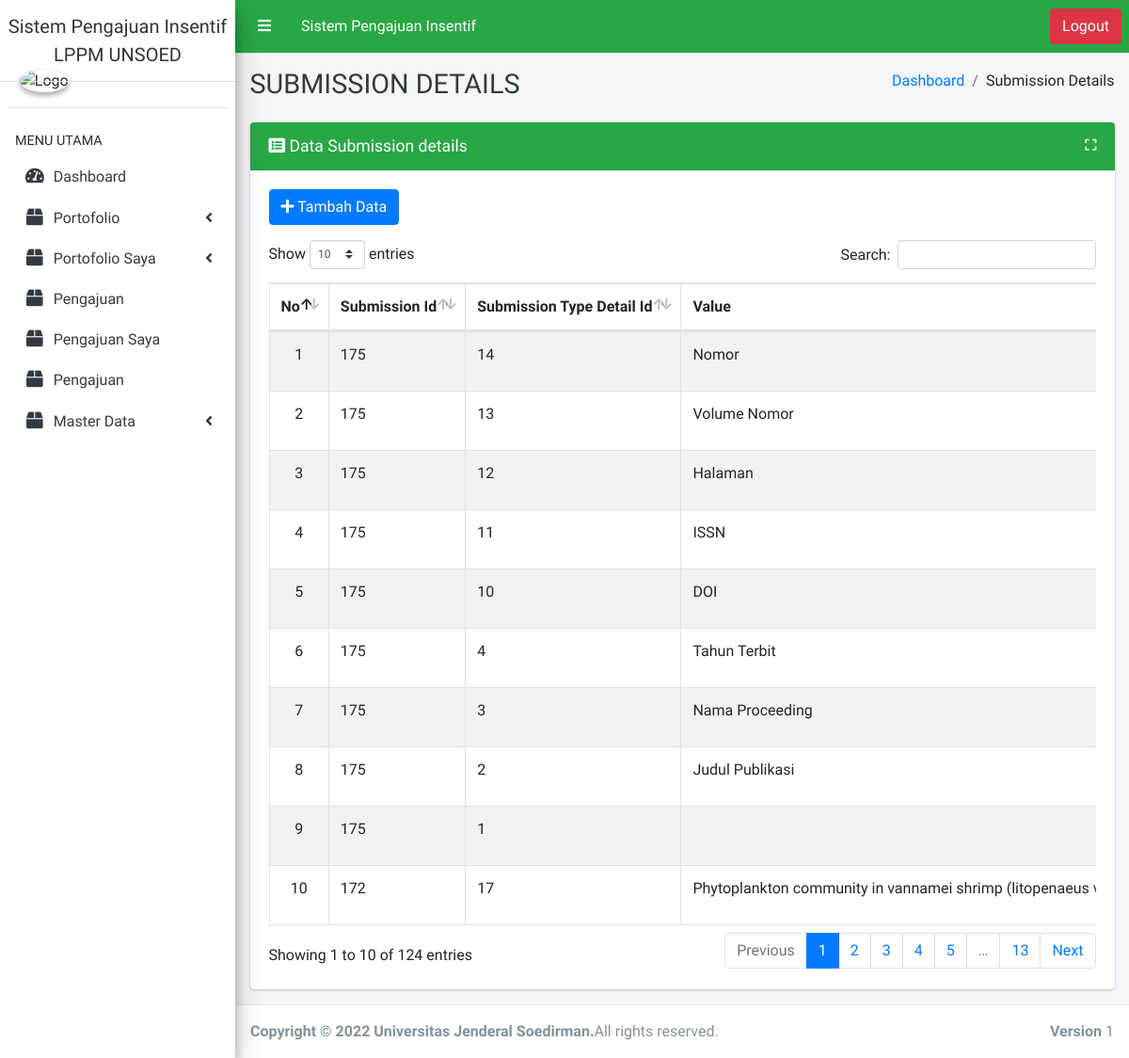
Page /index.php/submission_details on the committed database.
### tables this page shows
CREATE TABLE `submission_details` (
  `id` int NOT NULL,
  `submission_id` int NOT NULL,
  `submission_type_detail_id` int NOT NULL,
  `value` varchar(2048) NOT NULL
);

### application/libraries/Template.php (called while the page is built)
<?php if ( ! defined('BASEPATH')) exit('No direct script access allowed');
class Template {
		var $template_data = array();
		function set($name, $value)
		{
			$this->template_data[$name] = $value;
		}
		function load($template = '', $view = '' , $view_data = array(), $return = FALSE)
		{
			$this->CI =& get_instance();
			$this->set('contents', $this->CI->load->view($view, $view_data, TRUE));
			return $this->CI->load->view($template, $this->template_data, $return);
		}
}

### application/controllers/Submission_details.php (called while the page is built, shortened)
<?php
class Submission_details extends CI_Controller
{
    public function index()
    {
        $data = array(
            'submission_details_data' => $this->Submission_details_model->get_all(),
        );
        $this->template->load('layout/master','submission_details/submission_details_list', $data);
    }
}

### index.php (called while the page is built, shortened)
<?php
require_once BASEPATH.'core/CodeIgniter.php';

### application/models/Submission_details_model.php (called while the page is built, shortened)
<?php
class Submission_details_model extends CI_Model
{
    public $table = 'submission_details';
    public $id = 'id';
    public $order = 'DESC';
    function get_all()
    {
        $this->db->order_by($this->id, $this->order);
        return $this->db->get($this->table)->result();
    }
}

### application/views/submission_details/submission_details_list.php (the view, shortened to what this page needs)
<div class="row">
    <div class="col-md-12">
        <div class="card card-success">
            <div class="card-header">
                <div class="card-title">
                    <i class="fa fa-list-alt"></i> Data Submission details
                </div>
                <div class="card-tools">
                    <button type="button" class="btn btn-tool" data-card-widget="maximize"><i class="fas fa-expand"></i></button>
                </div>
            </div>
            <div class="card-body">
                <a href="<?= site_url('submission_details/create') ?>" class="btn btn-primary"><i class="fa fa-plus"></i> Tambah Data</a>
                <div class="table-responsive mt-3">
                    <table class="table table-bordered table-striped table-hover text-nowrap" width="100%" id="mytable">
                        <thead>
                            <tr>
                                <th class="text-center" width="5%">No</th>
								<th>Submission Id</th>
								<th>Submission Type Detail Id</th>
								<th>Value</th>
                            </tr>
                        </thead>
                        <tbody>
						<?php
                            $no = 1;
                            foreach ($submission_details_data as $value) { ?>
                            <tr>
								<td class="text-center"><?= $no++; ?></td>
								<td><?= $value->submission_id ?></td>
								<td><?= $value->submission_type_detail_id ?></td>
								<td><?= $value->value ?></td>
                            </tr>
						<?php } ?>
                        </tbody>
                    </table>
                </div>
            </div>
        </div>
    </div>
</div>

### application/views/layout/master.php (shortened to what this page needs)
<!DOCTYPE html>
<html>
<head>
    <title><?= nama_aplikasi() ?></title>
    <link rel="stylesheet" href="<?= base_url() ?>assets/plugins/fontawesome-free/css/all.min.css">
    <link rel="stylesheet" href="<?= base_url() ?>assets/plugins/ionicons/ionicons.min.css">
    <link rel="stylesheet" href="<?= base_url() ?>assets/plugins/tempusdominus-bootstrap-4/css/tempusdominus-bootstrap-4.min.css">
    <link rel="stylesheet" href="<?= base_url() ?>assets/plugins/icheck-bootstrap/icheck-bootstrap.min.css">
    <link rel="stylesheet" href="<?= base_url() ?>assets/css/adminlte.min.css">
    <link rel="stylesheet" href="<?= base_url() ?>assets/plugins/overlayScrollbars/css/OverlayScrollbars.min.css">
    <link rel="stylesheet" href="<?= base_url() ?>assets/plugins/daterangepicker/daterangepicker.css">
    <link rel="stylesheet" href="<?= base_url() ?>assets/plugins/bootstrap-datepicker/dist/css/bootstrap-datepicker.min.css">
    <link rel="stylesheet" href="<?= base_url() ?>assets/plugins/summernote/summernote-bs4.css">
    <link rel="stylesheet" href="<?= base_url() ?>assets/plugins/ekko-lightbox/ekko-lightbox.css">
    <link rel="stylesheet" href="<?= base_url() ?>assets/plugins/datatables-bs4/css/dataTables.bootstrap4.css">
    <link rel="stylesheet" type="text/css" href="https://cdn.datatables.net/responsive/2.2.3/css/responsive.bootstrap.min.css">
    <link rel="stylesheet" href="<?= base_url() ?>assets/plugins/select2/css/select2.min.css">
    <link rel="stylesheet" href="<?= base_url() ?>assets/plugins/select2-bootstrap4-theme/select2-bootstrap4.min.css">
    <link rel="stylesheet" href="<?= base_url() ?>assets/plugins/fileUpload/css/fileinput.css">
    <link rel="stylesheet" href="<?= base_url() ?>assets/plugins/sweetalert2-theme-bootstrap-4/bootstrap-4.min.css">
    <link rel="stylesheet" href="<?= base_url() ?>assets/plugins/toastr/toastr.min.css">
    <link rel="stylesheet" href="<?= base_url() ?>assets/plugins/pace-progress/themes/red/pace-theme-flat-top.css">
    <link href='<?= base_url() ?>assets/fullcalendar/main.css' rel='stylesheet' />
    </body>
    <link rel="stylesheet" href="<?= base_url() ?>assets/calendar/fullcalendar.min.css">
</head>
<body class="hold-transition sidebar-mini layout-fixed layout-navbar-fixed">
    <div class="wrapper">
        <?php $this->load->view('layout/header'); ?>
        <?php $this->load->view('layout/sidebar'); ?>
        <div class="content-wrapper">
            <?php $this->load->view('layout/breadcrumb'); ?>
            <section class="content">
                <div class="container-fluid">
                    <?php echo $contents; ?>
                </div>
            </section>
        </div>
        <?php $this->load->view('layout/footer'); ?>
    </div>
</html>

### application/views/layout/header.php (shortened to what this page needs)
<nav class="main-header navbar navbar-expand navbar-green navbar-light">
	<ul class="navbar-nav">
		<li class="nav-item">
			<a style="color:white;" class="nav-link" data-widget="pushmenu" href="#"><i class="fas fa-bars"></i></a>
		</li>
		<li class="nav-item">
			<a style="color:white;" class="nav-link" data-widget="pushmenu" href="#"><?=header_judul()?></a>
		</li>
	</ul>
	<ul class="navbar-nav ml-auto">
		<button type="button" class="btn btn-danger" data-toggle="modal" data-target="#modal-default">
			Logout
		</button>
	</ul>
</nav>

### application/views/layout/sidebar.php (shortened to what this page needs)
<aside class="main-sidebar sidebar-light-green elevation-4">
    <a href="<?= site_url('dashboard') ?>" class="brand-link">
        <center><span class="brand-text font-weight-dark"><?= nama_aplikasi() ?></span></center>
    </a>
    <div class="sidebar">
        <div class="user-panel mt-3 pb-3 mb-3 d-flex">
            <div class="image">
                <img src="<?= icon() ?>" class="img-circle elevation-2" alt="Logo">
            </div>
            <div class="info">
            </div>
        </div>
        <nav class="mt-2">
            <ul class="nav nav-pills nav-sidebar flex-column" data-widget="treeview" role="menu" data-accordion="false">
                <li class="nav-header">MENU UTAMA</li>
                <li class="nav-item">
                    <a href="<?= site_url('dashboard') ?>" class="nav-link <?= $this->uri->segment(1) == 'dashboard' || empty($this->uri->segment(1)) ? 'active' : '' ?>">
                        <i class="nav-icon fas fa-tachometer-alt"></i>
                        <p>Dashboard</p>
                    </a>
                </li>
                <li class="nav-item">
                    <a href="<?= site_url('portofolio') ?>" class="nav-link">
                        <i class="nav-icon fas fa-box"></i>
                        <p>Portofolio
                            <i class="right fas fa-angle-left"></i>
                        </p>
                    </a>
                </li>
                <li class="nav-item">
                    <a href="<?= site_url('portofolio') ?>" class="nav-link">
                        <i class="nav-icon fas fa-box"></i>
                        <p>Portofolio Saya
                            <i class="right fas fa-angle-left"></i>
                        </p>
                    </a>
                </li>
                <li class="nav-item">
                    <a href="<?= site_url('submissions') ?>" class="nav-link <?= $this->uri->segment(1) == 'submissions' ? 'active' : '' ?>">
                        <i class="nav-icon fas fa-box"></i>
                        <p>Pengajuan</p>
                    </a>
                </li>
                <li class="nav-item">
                    <a href="<?= site_url('submissions') ?>" class="nav-link <?= $this->uri->segment(1) == 'submissions' ? 'active' : '' ?>">
                        <i class="nav-icon fas fa-box"></i>
                        <p>Pengajuan Saya</p>
                    </a>
                </li>
                <li class="nav-item">
                    <a href="<?= site_url('submission') ?>" class="nav-link <?= $this->uri->segment(1) == 'submission' ? 'active' : '' ?>">
                        <i class="nav-icon fas fa-box"></i>
                        <p>Pengajuan</p>
                    </a>
                </li>
                <li class="nav-item">
                    <a href="#" class="nav-link">
                        <i class="nav-icon fas fa-box"></i>
                        <p>Master Data
                            <i class="right fas fa-angle-left"></i>
                        </p>
                    </a>
                </li>
            </ul>
        </nav>
    </div>
</aside>

### application/helpers/identity_helper.php (shortened to what this page needs)
<?php defined('BASEPATH') or exit('no direct access');
function nama_aplikasi()
{
	$data = "Sistem Pengajuan Insentif <br> LPPM UNSOED";
	return $data;
}
function header_judul()
{
	$data = "Sistem Pengajuan Insentif";
	return $data;
}
function icon()
{
	$data = base_url('assets/images/banyumas.png');
	return $data;
}

### application/views/layout/breadcrumb.php
<div class="content-header">
    <div class="container-fluid">
        <div class="row mb-2">
            <div class="col-sm-6">
            <h1 class="m-0 text-dark"><?= isset($judul_header) ? $judul_header : strtoupper(str_replace('_', ' ', $this->uri->segment(1))); ?></h1>
            </div>
            <div class="col-sm-6">
                <ol class="breadcrumb float-sm-right">
                    <li class="breadcrumb-item"><a href="<?= site_url('dashboard') ?>">Dashboard</a></li>
                    <?php
					if ($this->uri->segment(1) != 'dashboard') {
						echo generateBreadcrumb();
					}
					?>
                </ol>
            </div>
        </div>
    </div>
</div>

### application/helpers/breadcrumb_helper.php
<?php defined('BASEPATH') OR exit('no direct access');
if (!function_exists('generatedBreadcrumb')) {
    function generateBreadcrumb() {
        $ci = &get_instance();
        $i = 1;
        $uri = $ci->uri->segment($i);
        $link = '';
        while ($uri != '') {
            $prep_link = '';
            for ($j = 1; $j <= $i; $j++) {
                $prep_link .= $ci->uri->segment($j);
            }
            if ($ci->uri->segment($i + 1) == '') {
                $link .= '<li class="breadcrumb-item">';
                $link .=  ucwords(str_replace('_', ' ', $ci->uri->segment($i))) . '</li>';
            } else {
                $link .= '<li class="breadcrumb-item">';
                $link .= ucwords(str_replace('_', ' ', $ci->uri->segment($i))) . '</li>';
            }
            $i++;
            $uri = $ci->uri->segment($i);
        }
        $link .= '';
        return $link;
    }
}

### application/views/layout/footer.php
<footer class="main-footer">
    <strong>Copyright &copy; 2022 <a>Universitas Jenderal Soedirman</a>.</strong>All rights reserved.
    <div class="float-right d-none d-sm-inline-block">
        <b>Version</b> 1
    </div>
</footer>

### assets/fullcalendar/main.css (style rules this page uses)
:root { --fc-daygrid-event-dot-width: 8px; }
:root { --fc-list-event-dot-width: 10px; --fc-list-event-hover-bg-color: #f5f5f5; }

### rows in the picture
submission_details: submission "175", submission_type_detail "14", value "Nomor"
submission_details: submission "175", submission_type_detail "13", value "Volume Nomor"
submission_details: submission "175", submission_type_detail "12", value "Halaman"
submission_details: submission "175", submission_type_detail "11", value "ISSN"
submission_details: submission "175", submission_type_detail "10", value "DOI"
submission_details: submission "175", submission_type_detail "4", value "Tahun Terbit"
submission_details: submission "175", submission_type_detail "3", value "Nama Proceeding"
submission_details: submission "175", submission_type_detail "2", value "Judul Publikasi"
submission_details: submission "175", submission_type_detail "1"
submission_details: submission "172", submission_type_detail "17", value "Phytoplankton community in vannamei shrimp (litopenaeus…"

### other values in the picture
header_judul() "Sistem Pengajuan Insentif"
str_replace('_', ' ', $this->uri->segment(1)) "SUBMISSION DETAILS"
str_replace('_', ' ', $ci->uri->segment($i)) "Submission Details"
